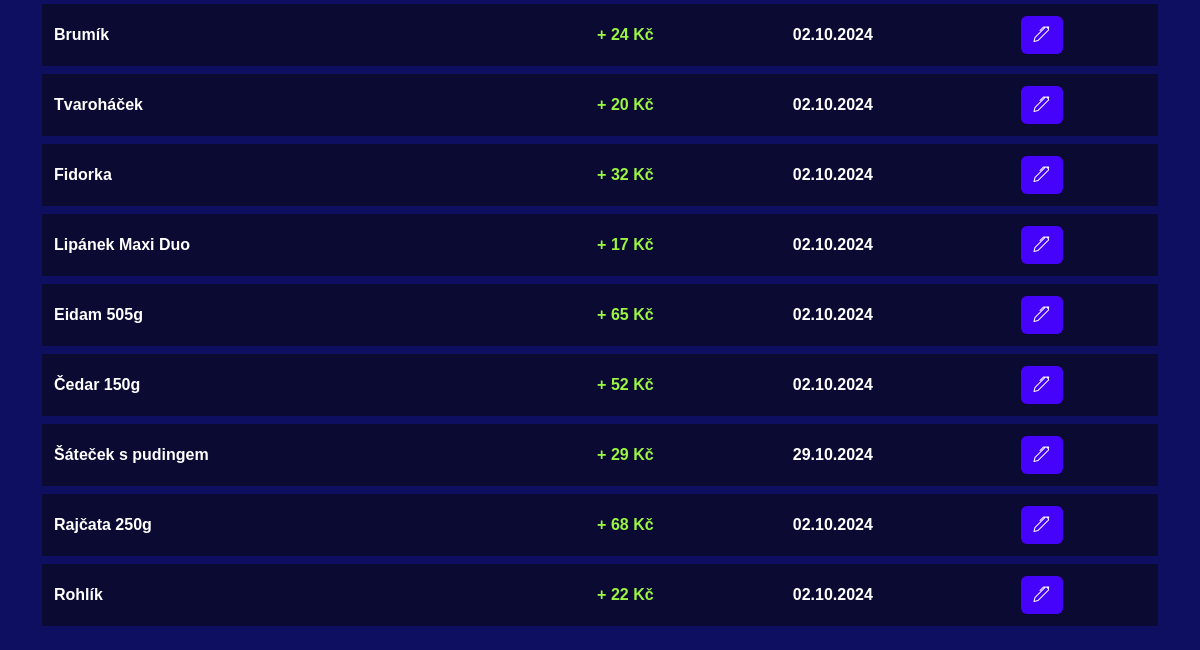
Before: /list/outcomes/ (lower part) with the older database file.
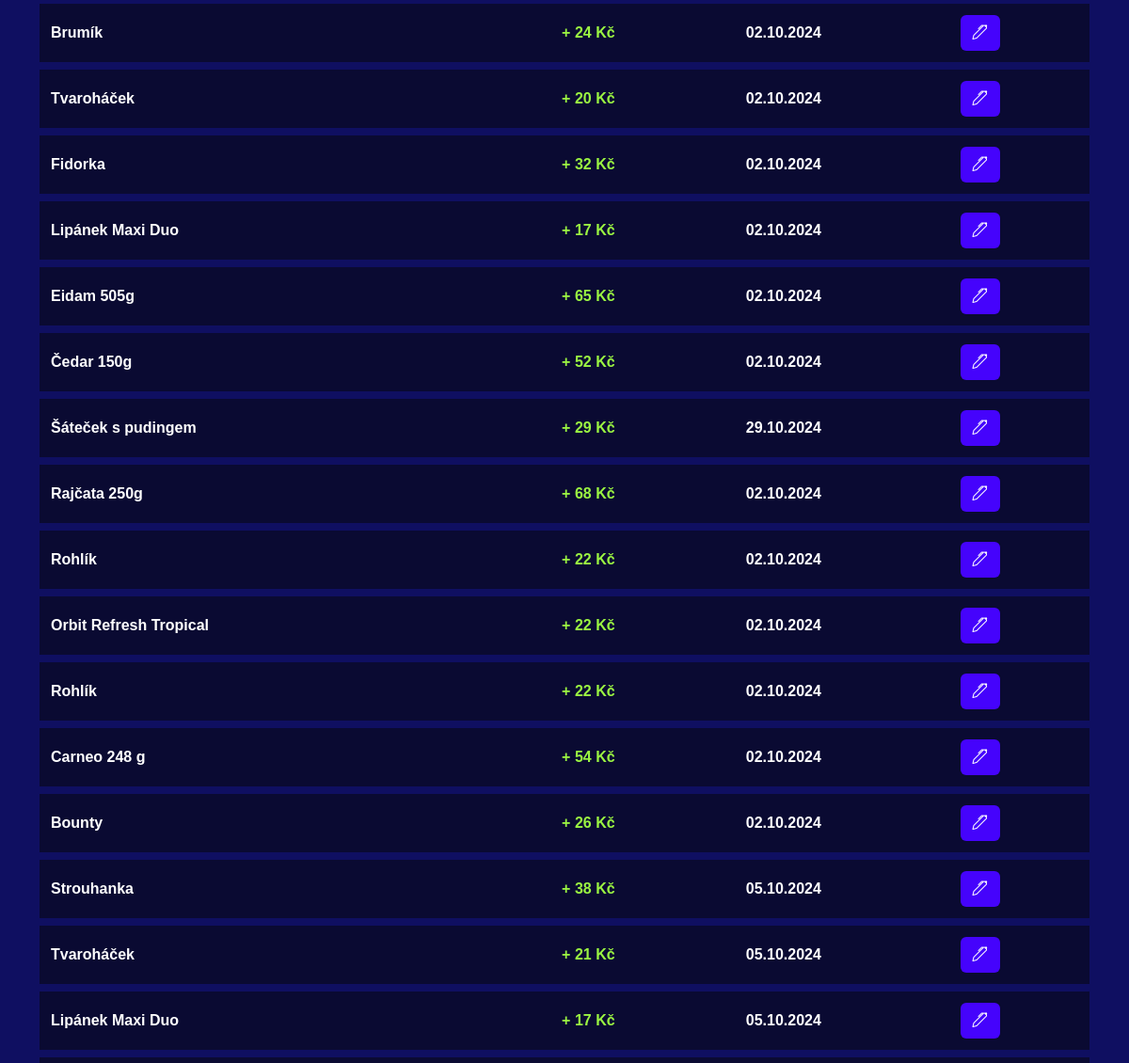
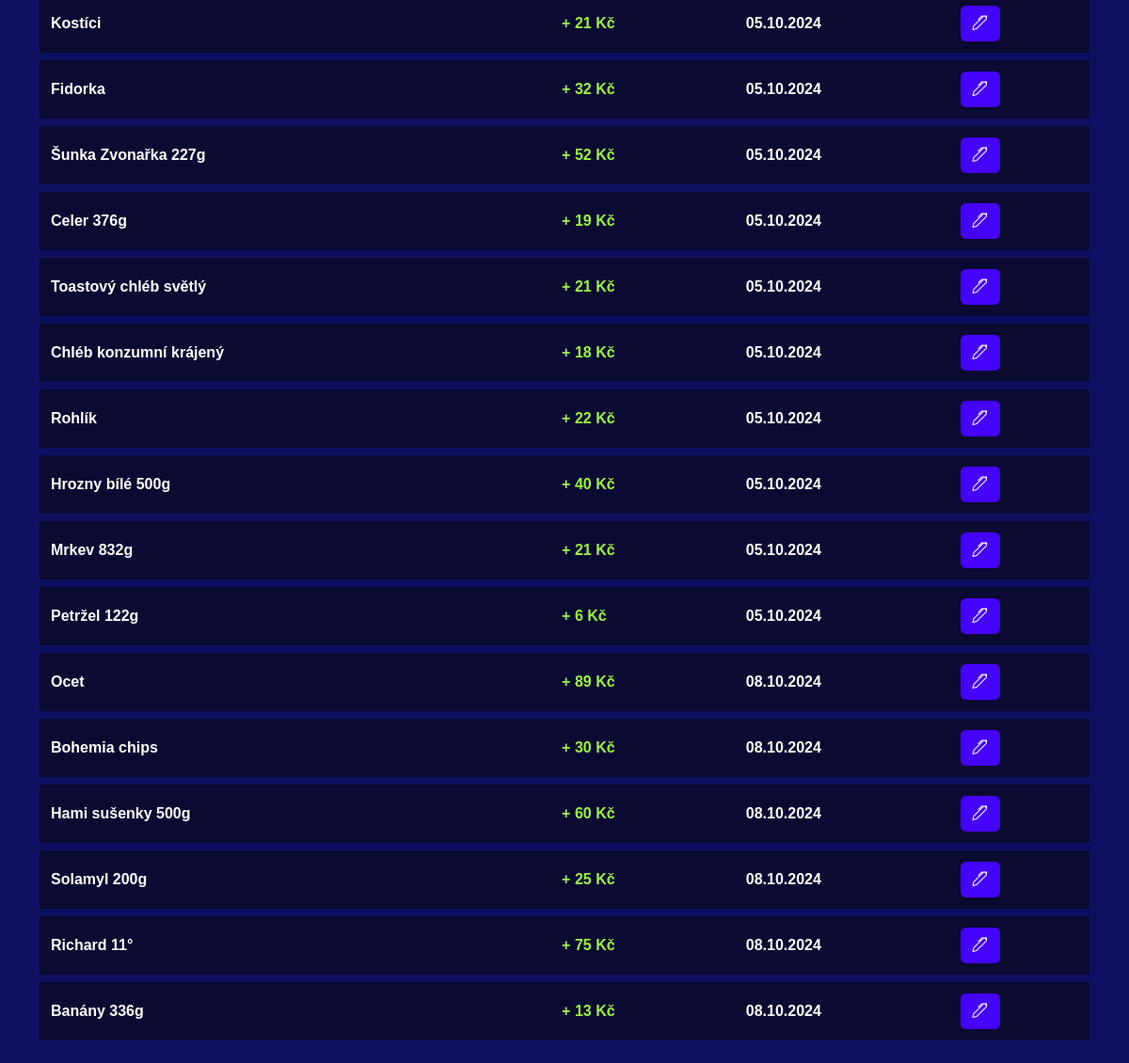
After: the same page with the newer database file (2 pictures, top to bottom).
### finance_app/models.py (models this page shows)
class Outcome(models.Model):
    name = models.CharField(max_length=100)
    quantity = models.IntegerField(default=1)
    amount = models.FloatField()
    date = models.DateField(default=timezone.now,editable=True)
    category = models.ForeignKey(Category, on_delete=models.SET_DEFAULT, default=1)

### finance_app/views.py (the view)
# urls.py: path('list/outcomes/', views.list_outcomes, name='list_outcomes'),
def list_outcomes(request):
    outcomes = Outcome.objects.all()
    total_spent = outcomes.aggregate(Sum('amount'))['amount__sum'] or 0
    context = {
        'outcomes': outcomes,
        'total_spent': total_spent,
    }
    return render(request,'list_outcomes.html',context)

### finance_app/templates/list_outcomes.html (shortened to what this page needs)
{% extends 'base.html' %}
{% block content %}
                <div class="row">
                    <div class="col-12">
                        <table class="table">
                            <tbody>
                                {% for item in outcomes %}
                                    <tr>
                                        <td>{{ item.name }}</td>
                                        <td style="color:#9bf542;">+ {{ item.amount|floatformat:0 }} Kč</td>
                                        <td>{{ item.date|date:"d.m.Y" }}</td>
                                        <td>
                                            <a class="btn darkbtn" href='{% url 'edit_outcome' item.id  %}'><i class="bi bi-pen"></i></a>
                                             </td>
                                    </tr>
                                {% endfor %}
                            </tbody>
                        </table>
                    </div>
                </div>
{% endblock %}

Changed rows visible on the page:
added Outcome: name "Orbit Refresh Tropical", amount "22", date "02.10.2024"
added Outcome: name "Rohlík", amount "22", date "02.10.2024"
added Outcome: name "Carneo 248 g", amount "54", date "02.10.2024"
added Outcome: name "Bounty", amount "26", date "02.10.2024"
added Outcome: name "Strouhanka", amount "38", date "05.10.2024"
added Outcome: name "Tvaroháček", amount "21", date "05.10.2024"
added Outcome: name "Lipánek Maxi Duo", amount "17", date "05.10.2024"
added Outcome: name "Kostíci", amount "21", date "05.10.2024"
added Outcome: name "Fidorka", amount "32", date "05.10.2024"
added Outcome: name "Šunka Zvonařka 227g", amount "52", date "05.10.2024"
added Outcome: name "Celer 376g", amount "19", date "05.10.2024"
added Outcome: name "Toastový chléb světlý", amount "21", date "05.10.2024"
added Outcome: name "Chléb konzumní krájený", amount "18", date "05.10.2024"
added Outcome: name "Rohlík", amount "22", date "05.10.2024"
added Outcome: name "Hrozny bílé 500g", amount "40", date "05.10.2024"
added Outcome: name "Mrkev 832g", amount "21", date "05.10.2024"
added Outcome: name "Petržel 122g", amount "6", date "05.10.2024"
added Outcome: name "Ocet", amount "89", date "08.10.2024"
added Outcome: name "Bohemia chips", amount "30", date "08.10.2024"
added Outcome: name "Hami sušenky 500g", amount "60", date "08.10.2024"
added Outcome: name "Solamyl 200g", amount "25", date "08.10.2024"
added Outcome: name "Richard 11°", amount "75", date "08.10.2024"
added Outcome: name "Banány 336g", amount "13", date "08.10.2024"
